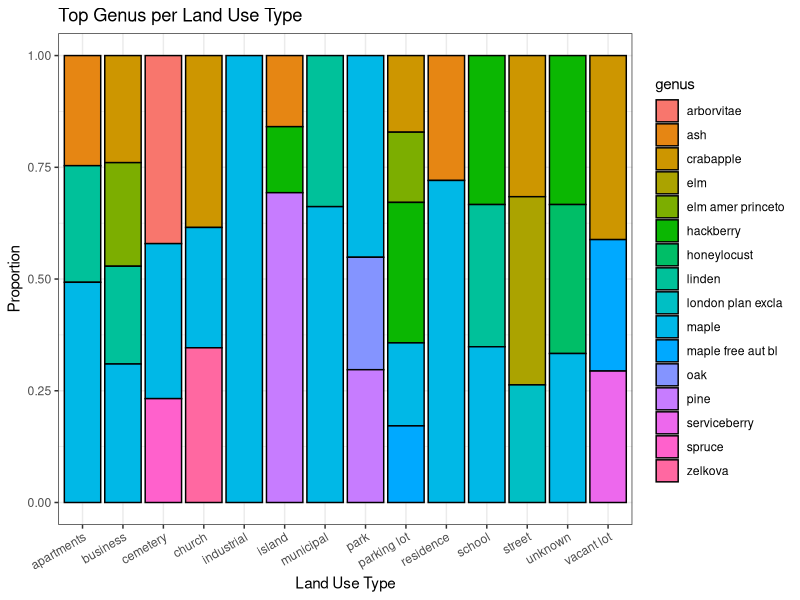

R code for this plot:
## ---- chunk 1
knitr::opts_chunk$set(echo = TRUE)
library(ggplot2)
library(dplyr)
library(tidyverse)
library(lubridate)
library(zoo)

theme_set(theme_bw())

## ---- chunk 2
# read in csv file
trees <- read.csv("./Burlington_Trees.csv")
library("magrittr")

# separate Geo.Point column to latitude and longitude
# and convert to numeric variables
trees <- trees %>% 
         separate(Geo.Point, c("lat", "long"), ",") %>% 
         mutate(lat = as.numeric(lat),
                long = as.numeric(long))

# separate species column into genus, species
trees <- trees %>% 
         separate(species, c("genus", "species"), ",")

# remove the "spp" included as a place holder for genus
trees$genus <- gsub(" spp", "", trees$genus)

# correct the misspelling of mapl to maple
trees$genus <- gsub("mapl", "maple", trees$genus, fixed = TRUE)
trees$genus <- gsub("maplee", "maple", trees$genus)

# convert zeros in numeric columns to NA so they will not be included in graphs
# in this case, zero values are due to lack of information, not lack of value,
# so all were converted to NA values to be filtered out later
# repeat for blank values
trees[trees == 0] <- NA
trees[trees == ""] <- NA

# convert dates to better format
trees <- trees %>% 
  mutate(modified = as.yearmon(modified, "%m/%Y"))

# cleaned data frame
head(trees)

## ---- chunk 3
# number of trees by species
# histogram
## ---- chunk 4
# landuse v species
# multiple bar chart
# see if certain types of trees are more common by business, residential, etc.

# format the data into a new data fram
landuse_by_genus <- xtabs(formula = ~ landuse + genus,
                       data = trees) %>% 
  prop.table(margin = "landuse") %>%  # calculates proportio
  
  # pipe into data.frame
  # Using data.frame() turns it from a table into a data frame
  data.frame() %>% 
  filter(Freq > .1) 

landuse_by_genus

landuse_species_bar <- ggplot(data = landuse_by_genus,
       mapping = aes(x = landuse,
                     fill = genus,
                     y = Freq)) + 
  
  # Now we need to tell geom_bar() to override it'd default choice of y
  # We do this with stat = "identity" (identity means "Use the y I gave you!")
  geom_bar(color = "black",
           stat = "identity",
           position = "fill") + 
  
  labs(y = "Proportion", 
       title = "Top Genus per Land Use Type",
       x = "Land Use Type") +
  
  theme(axis.text.x = element_text(angle = 30,
                                 hjust = 1))


landuse_species_bar

## ---- chunk 5
# will
# map of burlington with points as trees and colored by land use type
# map of burlington with points as trees and colored by species
# facet wrap them next to each other!

## ---- chunk 6
# diameter v appraisal
# scatterplot probably

